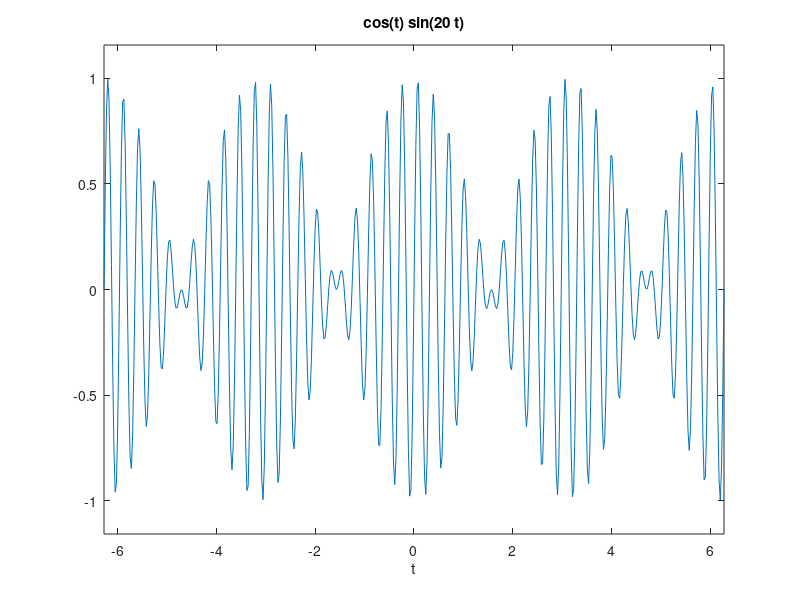

Here is the MATLAB script that generated this plot:
%A funcao ezplot pode ser usada no seguinte formato ezplot(f,[a,b]) para criar o grafico 
% de f = f(x) no intervalo a < x < b.

ezplot('cos(t)*sin(20*t)', [-2*pi, 2*pi]);